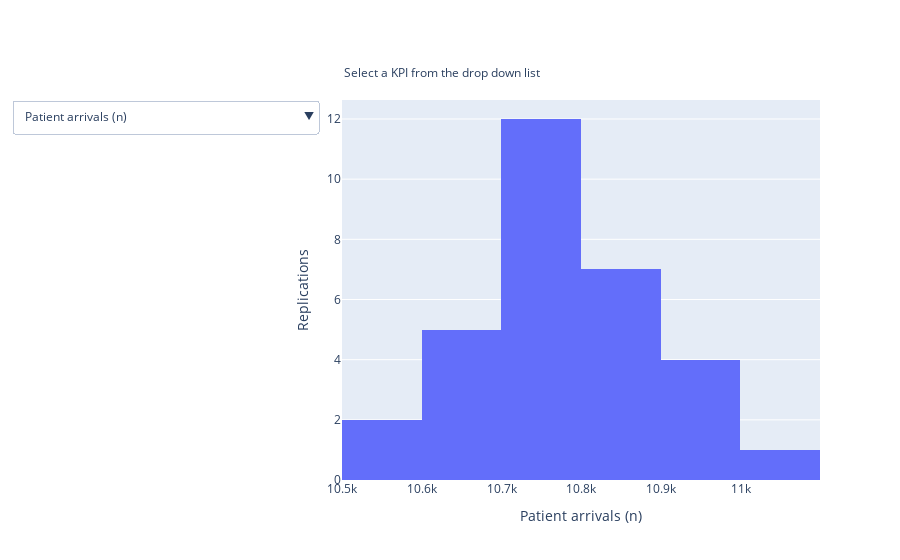

Notebook source saved alongside this figure:
### Code cell
create_user_controlled_hist(
    experiment.run_results_df,
    exclude_columns=[0, 1],
    name_mappings=LABELS,
    include_instruct=True,
)

### Figure 1 — Plotly figure (JSON) as saved in the notebook; plotly's stock layout.template omitted (floating-point values rounded to 4 significant figures)
{"data": [{"type": "histogram", "x": [10972, 10784, 10854, 10831, 10720, 10772, 10831, 10781, 10772, 10705, 10927, 10688, 11092, 10640, 10904, 10849, 10719, 10713, 10568, 10707, 10845, 10726, 10618, 10914, 10660, 10685, 10806, 10748, 10589, 10863, 10796]}], "layout": {"annotations": [{"font": {"size": 12}, "showarrow": false, "text": "Select a KPI from the drop down list", "x": 0, "xref": "paper", "y": 1.1, "yref": "paper"}], "showlegend": false, "updatemenus": [{"buttons": [{"args": [{"x": [[10972, 10784, 10854, 10831, 10720, 10772, 10831, 10781, 10772, 10705, 10927, 10688, 11092, 10640, 10904, 10849, 10719, 10713, 10568, 10707, 10845, 10726, 10618, 10914, 10660, 10685, 10806, 10748, 10589, 10863, 10796]]}, {"xaxis": {"title": "Patient arrivals (n)"}}], "label": "Patient arrivals (n)", "method": "update"}, {"args": [{"x": [[0.5019, 0.5163, 0.5313, 0.4911, 0.4633, 0.3905, 0.4733, 0.6115, 0.4789, 0.5647, 0.5711, 0.3934, 0.4444, 0.4476, 0.6148, 0.4615, 0.4258, 0.4811, 0.3761, 0.4291, 0.6245, 0.5152, 0.5252, 0.5204, 0.5197, 0.6386, 0.5147, 0.5033, 0.4616, 0.5515, 0.5098]]}, {"xaxis": {"title": "Mean wait time for nurse (minutes)"}}], "label": "Mean wait time for nurse (minutes)", "method": "update"}, {"args": [{"x": [[9.842, 10.06, 9.925, 9.939, 10.02, 9.884, 10.04, 10.09, 10.2, 10.09, 10.08, 9.896, 9.809, 9.933, 10.17, 9.975, 9.809, 9.988, 9.802, 9.923, 9.813, 9.861, 9.972, 9.923, 9.963, 10.24, 10.04, 10.05, 10.04, 10.04, 9.921]]}, {"xaxis": {"title": "Mean consultation time with nurse (minutes)"}}], "label": "Mean consultation time with nurse (minutes)", "method": "update"}, {"args": [{"x": [[0.4996, 0.502, 0.4981, 0.4982, 0.4969, 0.4929, 0.5034, 0.5034, 0.5088, 0.4999, 0.5098, 0.4896, 0.5034, 0.4892, 0.5131, 0.5009, 0.4867, 0.4954, 0.4794, 0.4917, 0.4927, 0.4895, 0.4893, 0.5014, 0.4916, 0.5061, 0.5023, 0.5, 0.4923, 0.5047, 0.4957]]}, {"xaxis": {"title": "Mean nurse utilisation"}}], "label": "Mean nurse utilisation", "method": "update"}, {"args": [{"x": [[0.4997, 0.502, 0.4983, 0.4982, 0.4972, 0.493, 0.5034, 0.5037, 0.509, 0.5003, 0.5099, 0.4896, 0.5035, 0.4892, 0.5135, 0.501, 0.4868, 0.4958, 0.4795, 0.4917, 0.4928, 0.4895, 0.4893, 0.5014, 0.4916, 0.5061, 0.5023, 0.5001, 0.4923, 0.5047, 0.496]]}, {"xaxis": {"title": "Time-weighted mean nurse utilisation"}}], "label": "Time-weighted mean nurse utilisation", "method": "update"}, {"args": [{"x": [[0.1275, 0.1289, 0.1347, 0.1231, 0.115, 0.09737, 0.1187, 0.1526, 0.1194, 0.1402, 0.1445, 0.09733, 0.1141, 0.1103, 0.1552, 0.1159, 0.1056, 0.1193, 0.09202, 0.1063, 0.1568, 0.1279, 0.1291, 0.1315, 0.1282, 0.158, 0.1287, 0.1252, 0.1132, 0.1387, 0.1275]]}, {"xaxis": {"title": "Time-weighted mean queue length for nurse (n)"}}], "label": "Time-weighted mean queue length for nurse (n)", "method": "update"}], "direction": "down", "showactive": true}], "xaxis": {"title": {"text": "Patient arrivals (n)"}}, "yaxis": {"title": {"text": "Replications"}}}}
